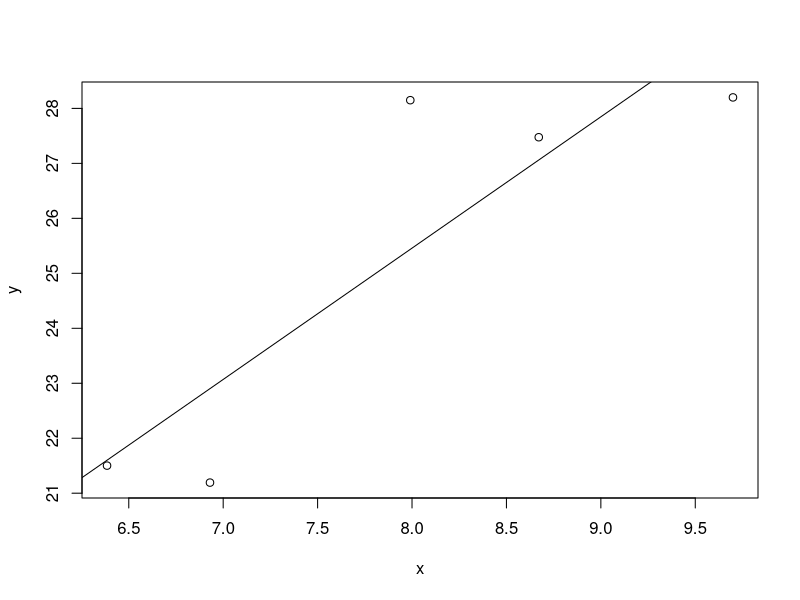
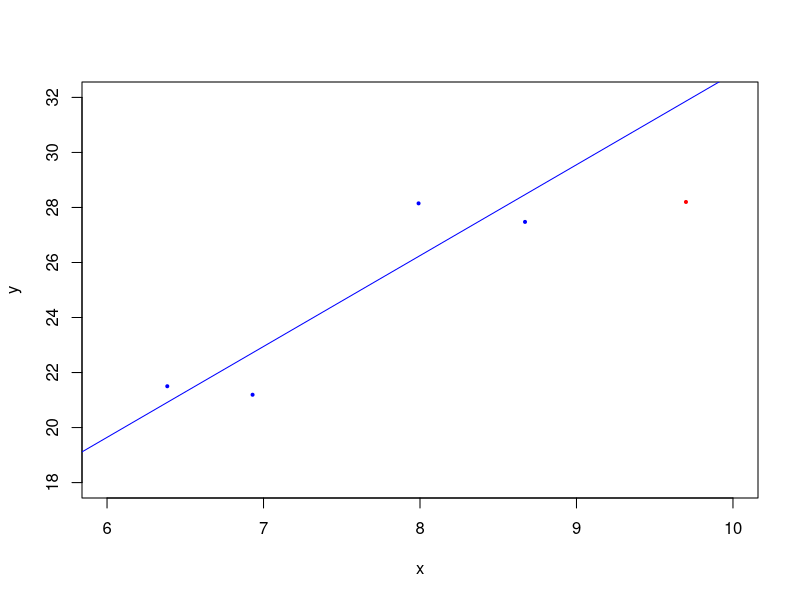
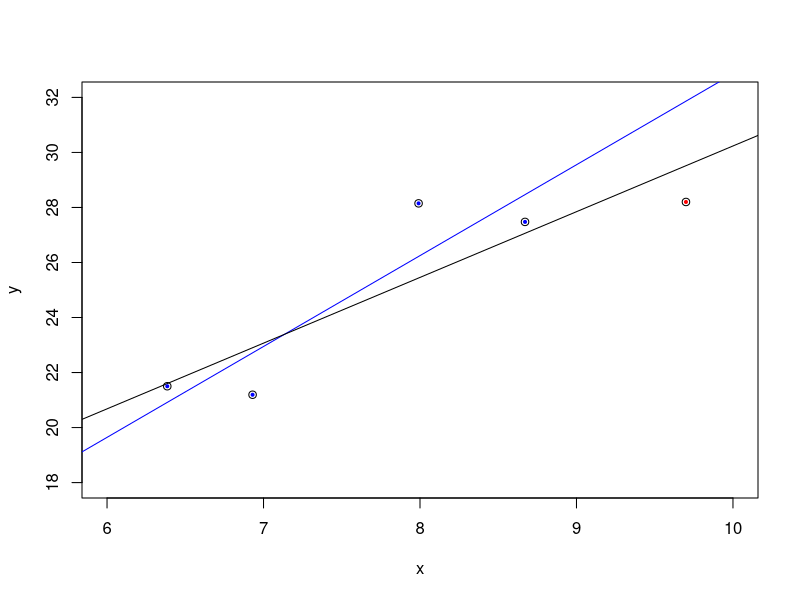
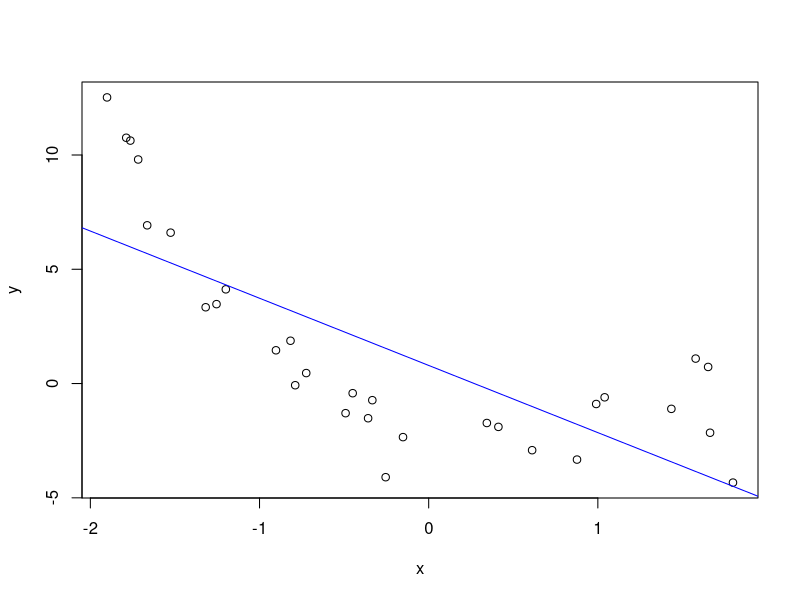
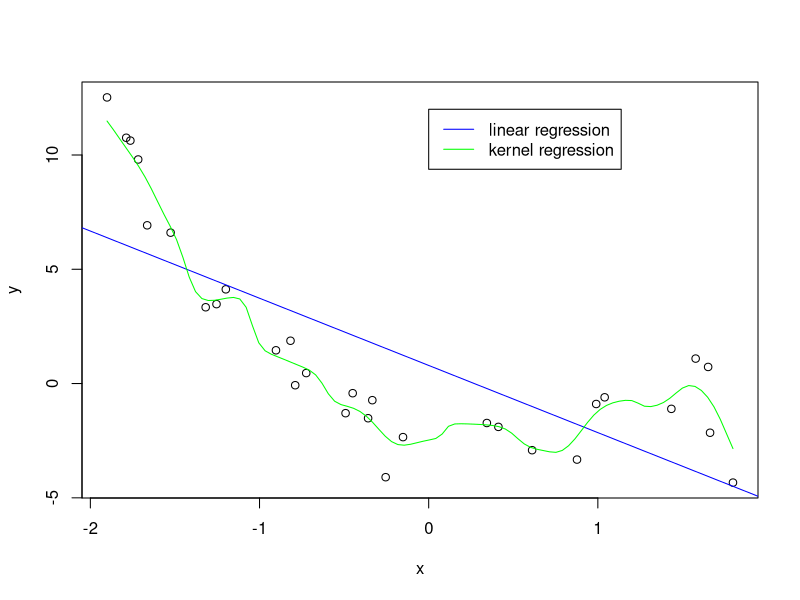

Reproduce these figures in R, in order.
## ---- chunk 1
library(knitr)
set.seed(4309)
x <- runif(5, min = 6, max = 10)
## ---- chunk 2
y <- 1 + 3*x + rnorm(5)
simData <- data.frame(x, y)
kable(simData)
## ---- chunk 3
plot(simData)
fittedLM <- lm(y~x, data=simData)
abline(fittedLM)
## ---- chunk 4
coefficients(fittedLM)
## ---- chunk 5
predict(fittedLM, data.frame(x = 6.930071))
## ---- chunk 6
plot(simData, # initialize plot
     xlim = c(6, 10),
     ylim = c(18, 32),
     col = "white") 
fittedLMless5 <- lm(y~x, data=simData[-5, ])
abline(fittedLMless5, col="blue")
points(simData[5,], 
       col="red", # mark excluded point in red
       pch=19, # draw point, not circle
       cex = 0.4 # set size of red point
       )
points(simData[1:4,], 
       col="blue", # draw included points in blue
       pch=19, # draw dots, not circles
       cex = 0.4 # set sizes of blue points
       )
## ---- chunk 7
plot(simData, # initialize plot
     xlim = c(6, 10),
     ylim = c(18, 32)) 
fittedLMless5 <- lm(y~x, data=simData[-5, ])
abline(fittedLMless5, col="blue")
points(simData[5,], 
       col="red", # mark excluded point in red
       pch=19, # draw point, not circle
       cex = 0.4 # set size of red point
       )
abline(fittedLM)
points(simData[1:4,], 
       col="blue", # draw included points in blue
       pch=19, # filling these points with color
       cex = 0.4 # set sizes of blue points
       )
## ---- chunk 8
oneOut <- function(row, dataSet){
  testingData <- dataSet[row,]
  trainingData <- dataSet[-row,]
  trainedLM <- lm(y~x, trainingData)
  testingLMprediction <- predict(trainedLM, testingData)
  (testingLMprediction - testingData$y)^2
}
## ---- chunk 9
errors <- NULL # initialize a vector to contain the results
for (i in 1:5){
  errors[i] <- oneOut(i, simData) # save the result for each row
}
mean(errors)
## ---- chunk 10
set.seed(90125)
x <- runif(30, min = -2, max = 2)
## let's use a nice, nonlinear relationship:
y <- -2 - 0.5*x + 2*x^2 - x^3 + rnorm(30)
newSimData <- data.frame(x, y)
plot(newSimData)
fittedLM <- lm(y~x, data=newSimData)
abline(fittedLM, col="blue")
## ---- chunk 11
errors <- NULL 
for (i in 1:30){
  errors[i] <- oneOut(i, newSimData) 
}
linearError <- mean(errors)
linearError
## ---- chunk 12
plot(newSimData)
fittedLM <- lm(y~x, data=newSimData)
abline(fittedLM, col="blue")
## note that bandwidth ('bw') is a `tuning parameter`
## which controls the smoothness of the nonlinear fit;
## larger bw => smoother fit (ie less model complexity)
kernelFit <- with(newSimData, ksmooth(x, y, 
                                        kernel = "normal",
                                        bandwidth = 0.25))
lines(kernelFit, col="green")
legend(0, 12, 
       legend = c("linear regression", "kernel regression"),
       lwd = 1,
       col = c("blue","green"))
## ---- chunk 13
kernelOneOut <- function(row, dataSet, bw){
  testingData <- dataSet[row,]
  trainingData <- dataSet[-row,]
  kernelPrediction <- with(trainingData, 
                           ksmooth(x, y, 
                                   kernel = "normal",
                                   bandwidth = bw,
                                   x.points = testingData$x))
  (kernelPrediction$y - testingData$y)^2
}

errors <- NULL 
for (i in 1:30){
  errors[i] <- kernelOneOut(i, newSimData, bw=0.25) 
}
kernelError <-mean(errors)
kernelError
## ---- chunk 14
bd <- read.csv("boneDensity.csv")
## ---- chunk 15
errors <- NULL # initialize a vector to contain the results
for (i in 1:17){
  errors[i] <- oneOut(i, bd) # save the result for each row
}
mean(errors)
## ---- chunk 16
errorsKernel <- NULL 
for (i in 1:17){
  errorsKernel[i] <- kernelOneOut(i, bd, bw=1.5) 
}
kernelError <-mean(errorsKernel)
kernelError
## ---- chunk 17
errorsKernel <- NULL 
for (i in 1:17){
  errorsKernel[i] <- kernelOneOut(i, bd, bw=2.5) 
}
kernelError <-mean(errorsKernel)
kernelError
